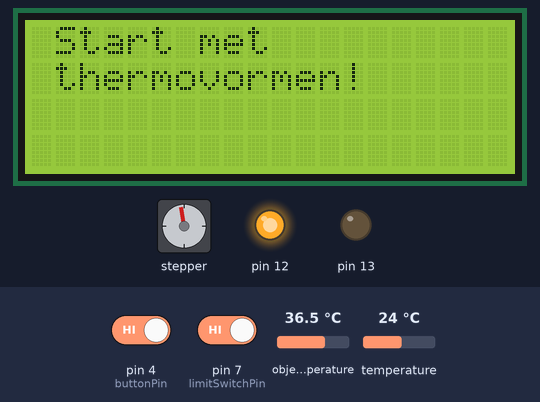
The sketch below on a simulated Arduino Uno, built with avr-gcc and run on an emulated ATmega328P. On the bench: 20×4 character LCD, stepper motor, output pins drawn as LEDs (lit = HIGH). Inputs (shaded band) come from the test bench; at power-on: pin 4 (buttonPin) HIGH, pin 7 (limitSwitchPin) HIGH, object temperature 36.5 °C, temperature 24 °C. Stepper angles assume 200 steps per turn; what the sketch prints to the serial monitor is not drawn.

Above: at 3.9 s.
4.0 s: pin 4 (buttonPin) driven LOW and pin 7 (limitSwitchPin) driven LOW
At 4.16 s:
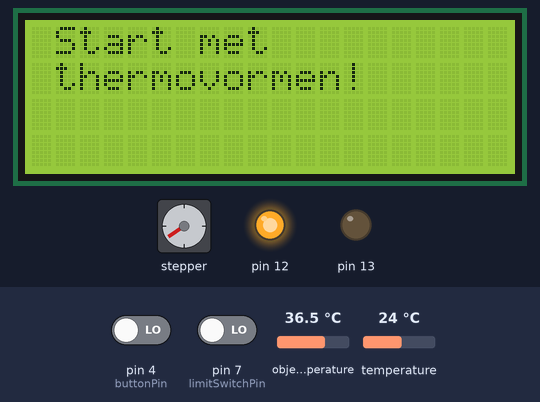
6.7 s: object temperature set to 30.3 °C
At 22.9 s:
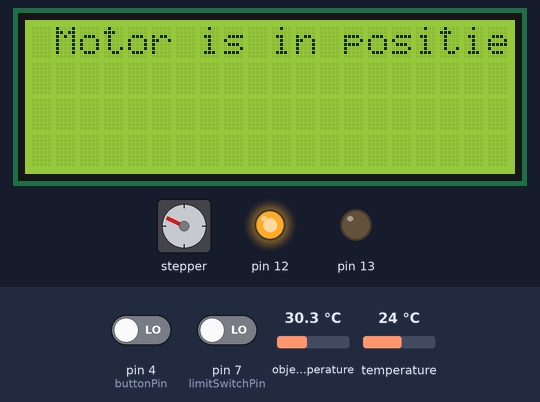
24.2 s: object temperature set to 29.5 °C
At 46.4 s:
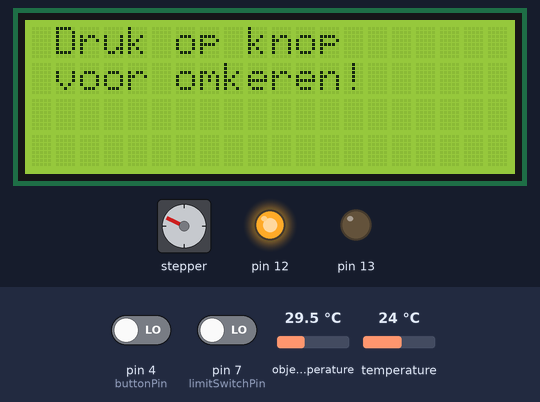
Timing chart, 0 to 47.9 s (numbered marks = the images above; inputs shaded):
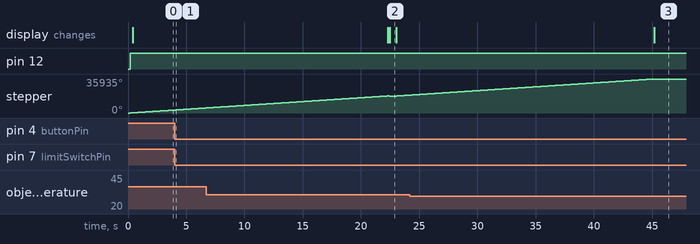

The sketch:

MLX_motor_Final.ino
```cpp
//TEMP
#include <Adafruit_MLX90614.h>
Adafruit_MLX90614 mlx = Adafruit_MLX90614();
float Object1 = 0;
float Ambient = 0;

//SCHERM
#include <Wire.h>
#include <LiquidCrystal_I2C.h>
LiquidCrystal_I2C lcd(0x27, 20, 4);

//MOTOR
#include "AccelStepper.h"
#include "ezButton.h"

#define dirPin 2
#define stepPin 3
#define motorInterfaceType 1

#define buttonPin 4
#define limitSwitchPin 7

AccelStepper stepper = AccelStepper(motorInterfaceType, stepPin, dirPin);

ezButton button(buttonPin);
ezButton limitSwitch(limitSwitchPin);

bool motorRunning = false;
bool motorDirection = true;
bool knop = false;
bool limit = false;


void setup() {
  //TEMP
  pinMode(13, OUTPUT);
  pinMode(12, OUTPUT);

  //SCHERM
  lcd.init();
  lcd.backlight();

  Serial.begin(9600);
  while (!Serial);

  //TEMP
  Serial.println("Adafruit MLX90614 test");

  if (!mlx.begin()) {
    Serial.println("Error connecting to MLX sensor. Check wiring.");
    while (1);
  };

  Serial.print("Emissivity = "); Serial.println(mlx.readEmissivity());
  Serial.println("================================================");

  //MOTOR
  button.setDebounceTime(50);
  limitSwitch.setDebounceTime(50);

  stepper.setMaxSpeed(1000);

  pinMode(buttonPin, INPUT_PULLUP);
  pinMode(limitSwitchPin, INPUT_PULLUP);

}

void loop() {
  //MOTOR
  button.loop();
  limitSwitch.loop();

  //TEMP
  Serial.print("Ambient = "); Serial.print(mlx.readAmbientTempC());
  Serial.print("*C\tObject = "); Serial.print(mlx.readObjectTempC()); Serial.println("*C");

  Serial.println();

  float Ambient1 = mlx.readAmbientTempC();
  float Object1 = mlx.readObjectTempC();

  //SCHERM
  lcd.setCursor(1, 0);
  lcd.print("De temperatuur is   ");
  lcd.print(Object1,2);
  lcd.print(" C ");

  //TEMP & MOTOR
  if (Object1 >=30) {
        lcd.clear();
        lcd.setCursor(1, 0);
        lcd.print("Start met");
        lcd.setCursor(1, 1);
        lcd.print("thermovormen!");

        digitalWrite(12,HIGH);
        digitalWrite(13,LOW);
        motorRunning = true;
        stepper.setSpeed(800);

        for (int i = 0; i < 20000; i++) {
          stepper.runSpeed();
          delay(1);
        }

        motorRunning = false;


    lcd.clear();
    lcd.setCursor(1, 0);
    lcd.print("Druk op knop");
    lcd.setCursor(1, 1);
    lcd.print("voor omkeren!");

    while (knop == false) {
        button.loop();
        delay(10);

        if (button.isPressed()) {
          knop = true;

          lcd.clear();
          lcd.setCursor(1, 0);
          lcd.print("Motor keert terug.");

          delay(10);

          motorDirection = false;
          motorRunning = true;
          stepper.setSpeed(-800);
        }

    }

    while (limit == false)  {
      stepper.runSpeed();

        limitSwitch.loop();

        if (limitSwitch.isPressed()) {

          lcd.clear();
          lcd.setCursor(1, 0);
          lcd.print("Motor is in positie");

          limit = true;
          motorRunning = false;
          stepper.setSpeed(0);
        }

    }
    motorDirection = true;
    knop = false;
    limit = false;

    }
      else {
        digitalWrite(13,HIGH);
        digitalWrite(12,LOW);
    }

  delay(500);

}
```

Measured:
- the behaviour switches between 30 and 29.9 °C on object temperature (found by bisection; images 2 and 3)
- what the display in image 2 shows lasts 0.5 s, from 22.5 s to 23.0 s
